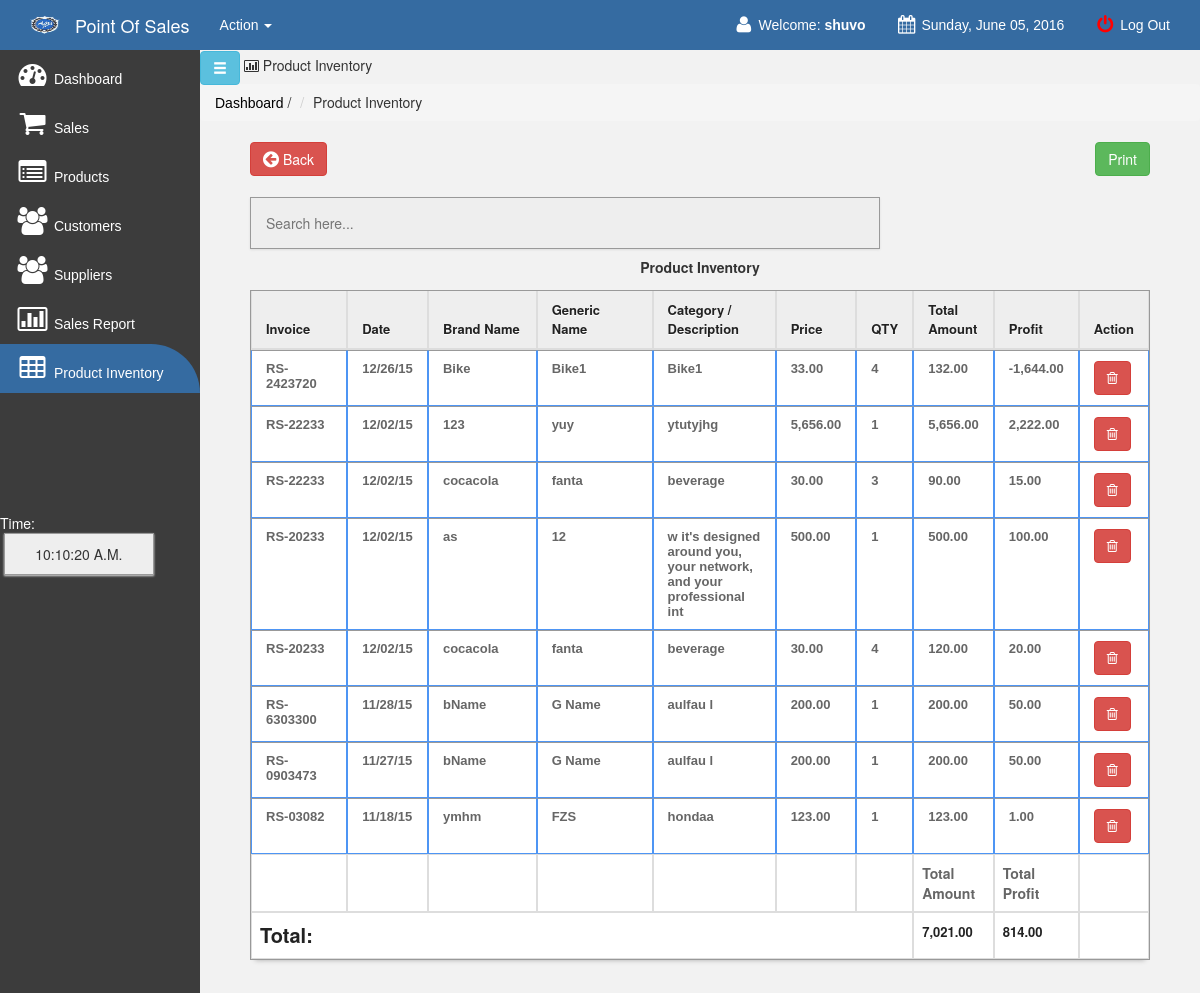
Page /main/sales_inventory.php (signed in) on the committed database.
### tables this page shows
CREATE TABLE IF NOT EXISTS `sales_order` (
  `transaction_id` int(11) NOT NULL AUTO_INCREMENT,
  `invoice` varchar(100) NOT NULL,
  `product` varchar(100) NOT NULL,
  `qty` varchar(100) NOT NULL,
  `amount` varchar(100) NOT NULL,
  `profit` varchar(100) NOT NULL,
  `product_code` varchar(150) NOT NULL,
  `gen_name` varchar(200) NOT NULL,
  `name` varchar(200) NOT NULL,
  `price` varchar(100) NOT NULL,
  `discount` varchar(100) NOT NULL,
  `date` varchar(500) NOT NULL,
  PRIMARY KEY (`transaction_id`)
);

### main/sales_inventory.php (the view, shortened to what this page needs)
<!DOCTYPE html>
<html>
<head>
	<link href="css/bootstrap.min.css" rel="stylesheet">
    <link rel="stylesheet" type="text/css" href="css/DT_bootstrap.css">
	<link rel="stylesheet" href="css/font-awesome.min.css">
	<link href="../style.css" media="screen" rel="stylesheet" type="text/css" />
	<link href="src/facebox.css" media="screen" rel="stylesheet" type="text/css" />
	<link href="css/simple-sidebar.css" rel="stylesheet">
<link rel="stylesheet" type="text/css" href="tcal.css" />
</head>
<?php
function createRandomPassword() {
	$chars = "003232303232023232023456789";
	$i = 0;
	$pass = '' ;
	while ($i <= 7) {
		$num = rand() % 33;
		$tmp = substr($chars, $num, 1);
		$pass = $pass . $tmp;
		$i++;
	}
	return $pass;
}
$finalcode=''.createRandomPassword();
?>
<body>
<div id="wrapper">
<?php include('navfixed.php');?>
	    <div id="sidebar-wrapper" style="background-color: #3C3C3C !important; ">
			<ul class="nav nav-list">
				<li><a href="index.php"><i class="icon-dashboard icon-2x"></i> Dashboard </a></li>
				<li><a href="sales.php?id=cash&invoice=<?php echo $finalcode ?>"><i class="icon-shopping-cart icon-2x"></i> Sales</a>  </li>
				<li><a href="products.php?id=cashh&invoice=<?php echo $finalcode ?>&page=<?php echo "1";?>"><i class="icon-list-alt icon-2x"></i> Products</a></li>
				<li><a href="customer.php"><i class="icon-group icon-2x"></i> Customers</a></li>
				<li><a href="supplier.php"><i class="icon-group icon-2x"></i> Suppliers</a></li>
				<li><a href="salesreport.php?d1=0&d2=0"><i class="icon-bar-chart icon-2x"></i> Sales Report</a></li>
				<li class="active"><a href="sales_inventory.php"><i class="icon-table icon-2x"></i> Product Inventory</a></li>
				<br><br><br><br><br><br>
				<li>
				<div class="hero-unit-clock">
					<form name="clock">
						<font color="white">Time: <br></font>&nbsp;<input style="width:150px;" type="submit" class="trans" name="face" value="">
					</form>
				</div>
				</li>
			</ul>
		</div>
		<a href="#menu-toggle" class="btn btn-info glyphicon glyphicon-menu-hamburger" id="menu-toggle"></a>
		<i class="icon-bar-chart"></i> Product Inventory
		<ul class="breadcrumb">
		<li><a href="index.php">Dashboard</a></li> /
		<li class="">Product Inventory&nbsp;&nbsp;</li>
		</ul>
<div id="page-content-wrapper">
	<div class="container-fluid">
		<div class="col-lg-12">
				<div style="margin-top: -19px; margin-bottom: 21px;">
					<a  href="index.php"><button class="btn btn-danger btn-large" style="float: none;"><i class="icon icon-circle-arrow-left icon-large"></i> Back</button></a>
				<div style="float:right;">
					<button  style="float:left;" class="btn btn-success btn-mini"><a href="javascript:Clickheretoprint()"> Print</button></a>
				</div>
				</div>
			<input type="text" style="padding:15px;" name="filter" value="" id="filter" placeholder="Search here..." autocomplete="off" />
			<div class="content" id="content">
			<br/><br/><br/>
			<center><strong>Product Inventory</strong></center>
			<table class="table table-bordered" id="resultTable" data-responsive="table" style="text-align: left;">
			<thead>
				<tr>
					<th width="12%"> Invoice </th>
					<th width="9%"> Date </th>
					<th width="14%"> Brand Name </th>
					<th width="16%"> Generic Name </th>
					<th width="15%"> Category / Description </th>
					<th > Price </th>
					<th> QTY </th>
					<th width="8%"> Total Amount </th>
					<th width="8%"> Profit </th>
					<th > Action </th>
				</tr>
			</thead>
			<tbody>
			<?php
			function formatMoney($number, $fractional=false) {
					if ($fractional) {
						$number = sprintf('%.2f', $number);
					}
					while (true) {
						$replaced = preg_replace('/(-?\d+)(\d\d\d)/', '$1,$2', $number);
						if ($replaced != $number) {
							$number = $replaced;
						} else {
							break;
						}
					}
					return $number;
				}
				include('../connect.php');
				$result = $db->prepare("SELECT * FROM sales_order ORDER BY transaction_id DESC");
				$result->execute();
				for($i=0; $row = $result->fetch(); $i++){
			?>
			<tr class="record">
			<td><?php echo $row['invoice']; ?></td>
			<td><?php echo $row['date']; ?></td>
			<td><?php echo $row['product_code']; ?></td>
			<td><?php echo $row['gen_name']; ?></td>
			<td><?php echo $row['name']; ?></td>
			<td><?php
			$price=$row['price'];
			echo formatMoney($price, true);
			?></td>
						<td><?php echo $row['qty']; ?></td>
			<td><?php
			$oprice=$row['amount'];
			echo formatMoney($oprice, true);
			?></td>
				<td><?php
			$pprice=$row['profit'];
			echo formatMoney($pprice, true);
			?></td>
			<td>
			<a href="deletesalesinventory.php?id=<?php echo $row['transaction_id']; ?>&qty=<?php echo $row['qty'];?>"><button class="btn btn-mini btn-danger"><i class="icon icon-trash"></i></button></a>
			</tr>
			<?php
				}
			?>
			<tr>
				<th></th>
				<th></th>
				<th></th>
				<th></th>
				<th></th>
				<th></th>
				<th></th>
				<th>Total Amount</th>
				<th>Total Profit</th>
				<th></th>
			<tr>
			<tr>
				<th colspan="7"><strong style="font-size: 20px; color: #222222;">Total:</strong></th>
				<th colspan="1"><strong style="font-size: 13px; color: #222222;">
				<?php
				$resultas = $db->prepare("SELECT sum(amount) from sales_order");
				$resultas->bindParam(':a', $sdsd);
				$resultas->execute();
				for($i=0; $rowas = $resultas->fetch(); $i++){
				$fgfg=$rowas['sum(amount)'];
				echo formatMoney($fgfg, true);
				}
				?>
				</strong></th>
				<th colspan="1"><strong style="font-size: 13px; color: #222222;">
				<?php
				$resultas = $db->prepare("SELECT sum(profit) from sales_order");
				$resultas->bindParam(':b', $sdsd);
				$resultas->execute();
				for($i=0; $rowas = $resultas->fetch(); $i++){
				$fgfg=$rowas['sum(profit)'];
				echo formatMoney($fgfg, true);
				}
				?>
					</th>
					<th></th>
			</tr>
			</tbody>
			</table>
</div>
</div>
</div>
</div>
</div>
</body>
<?php include('footer.php');?>
</html>

### style.css (style rules this page uses)
td a { color:darkblue; }
body { padding-top: 50px; padding-bottom: 40px; background-color: #F2F2F2 }
ul li a { color: #fff; font-family: 'Source Sans Pro', sans-serif; font-weight: normal; margin: 0; }
input { border: 1px solid #999; background: #EEEEEE; padding: 10px; box-shadow:0 1px 2px #ddd; -moz-box-shadow:0 1px 2px #ddd; -webkit-box-shadow:0 1px 2px #ddd; }
button a, a:hover { color:#fff; text-decoration:none; }
#filter { width: 70%; float:left; }
.breadcrumb li a { color: black; }
#resultTable { border-collapse: separate; background-color: #FFFFFF; border-spacing: 0; max-width: 100%; }
#resultTable { color: #666666; text-shadow: 0 1px 0 #FFFFFF; width: 100%; border: 1px solid #999999; box-shadow: 0 5px 5px -5px rgba(0, 0, 0, 0.3); margin-top: 13px; }
#resultTable thead tr th { background: none repeat scroll 0 0 #EEEEEE; color: #222222; padding: 10px 14px; text-align: left; border-top: 0 none; font-size: 13px; }
#resultTable tbody tr td { font: bold 13px 'Arial'; text-align: left; padding: 10px 14px; border-top: 1px solid #999999; }
#resultTable td { padding:7px; border:#4e95f4 1px solid; }
#resultTable tr { background: #fff; }

### main/css/simple-sidebar.css (style rules this page uses)
#wrapper { padding-left: 0; -webkit-transition: all 0.5s ease; -moz-transition: all 0.5s ease; -o-transition: all 0.5s ease; transition: all 0.5s ease; }
#sidebar-wrapper { z-index: 1000; position: fixed; left: 200px; width: 0; height: 100%; margin-left: -200px; overflow-y: auto; background: #F8F8F8; -webkit-transition: all 0.5s ease; -moz-transition: all 0.5s ease; -o-transition: all 0.5s ease; transition: all 0.5s ease; }
#page-content-wrapper { width: 100%; position: absolute; padding: 15px; }
@media (min-width:768px) { #wrapper { padding-left: 200px; } }
@media (min-width:768px) { #sidebar-wrapper { width: 200px; } }
@media (min-width:768px) { #page-content-wrapper { padding: 20px; position: relative; } }

### main/sales_inventory.php (style rules this page uses)
.active { background-color: #356BA1; border-radius: 0px 50px 0px 0px; }

### rows in the picture
sales_order: invoice "RS-2423720", date "12/26/15", product_code "Bike", gen_name "Bike1", name "Bike1", price "33.00", qty "4", amount "132.00", profit "-1,644.00"
sales_order: invoice "RS-22233", date "12/02/15", product_code "123", gen_name "yuy", name "ytutyjhg", price "5,656.00", qty "1", amount "5,656.00", profit "2,222.00"
sales_order: invoice "RS-22233", date "12/02/15", product_code "cocacola", gen_name "fanta", name "beverage", price "30.00", qty "3", amount "90.00", profit "15.00"
sales_order: invoice "RS-20233", date "12/02/15", product_code "as", gen_name "12", name "w it's designed around you, your network, and your professional int", price "500.00", qty "1", amount "500.00", profit "100.00"
sales_order: invoice "RS-20233", date "12/02/15", product_code "cocacola", gen_name "fanta", name "beverage", price "30.00", qty "4", amount "120.00", profit "20.00"
sales_order: invoice "RS-6303300", date "11/28/15", product_code "bName", gen_name "G Name", name "aulfau l", price "200.00", qty "1", amount "200.00", profit "50.00"
sales_order: invoice "RS-0903473", date "11/27/15", product_code "bName", gen_name "G Name", name "aulfau l", price "200.00", qty "1", amount "200.00", profit "50.00"
sales_order: invoice "RS-03082", date "11/18/15", product_code "ymhm", gen_name "FZS", name "hondaa", price "123.00", qty "1", amount "123.00", profit "1.00"

### other values in the picture
$_SESSION['SESS_LOGIN_NAME'] "shuvo"
$new "Sunday, June 05, 2016"
formatMoney($fgfg, true) "7,021.00"
formatMoney($fgfg, true) "814.00"
